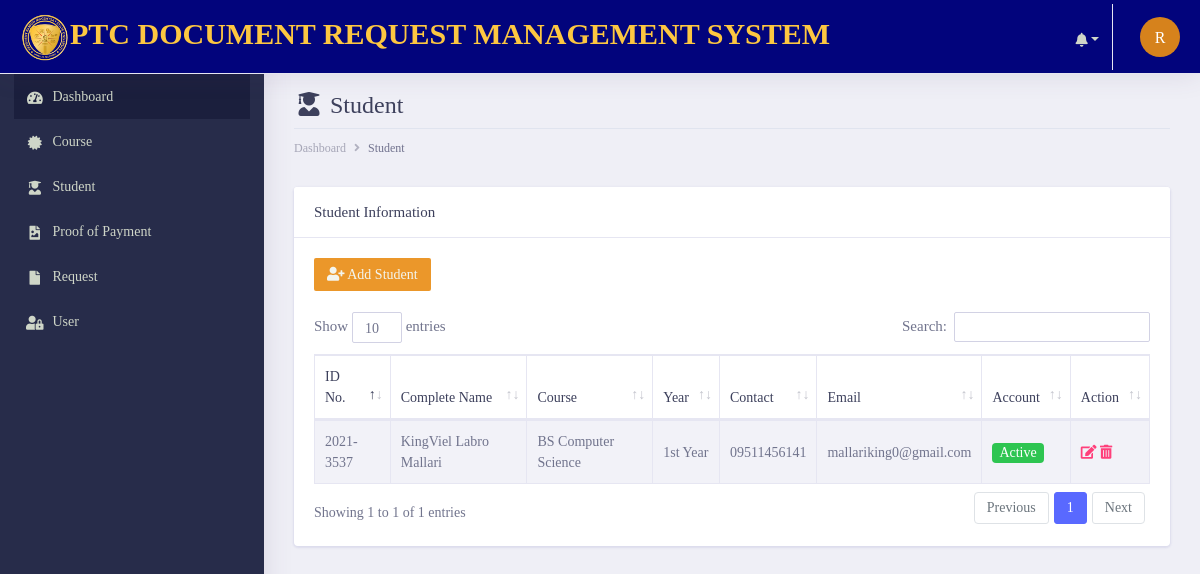
The app's page /dev-git/documents/student.php (signed in), older data.
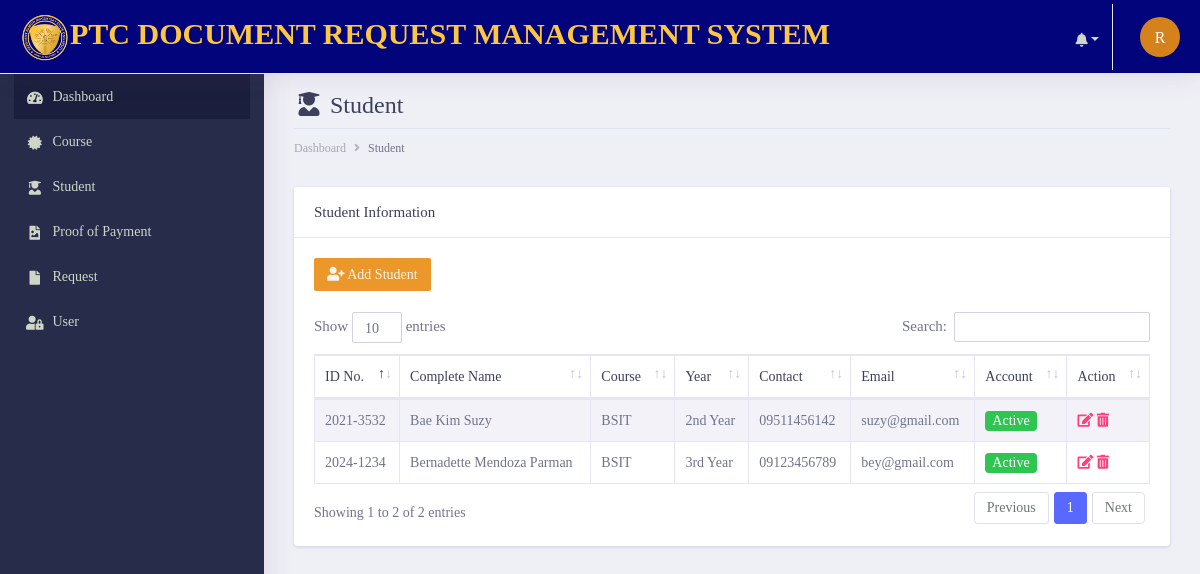
The same page, newer data.
### tables this page shows
CREATE TABLE `tbl_student` (
  `student_id` int(11) NOT NULL,
  `studentID_no` text NOT NULL,
  `first_name` varchar(255) NOT NULL,
  `middle_name` varchar(255) NOT NULL,
  `last_name` varchar(255) NOT NULL,
  `course` varchar(255) NOT NULL,
  `year_level` varchar(255) NOT NULL,
  `date_ofbirth` varchar(255) NOT NULL,
  `gender` varchar(255) NOT NULL,
  `complete_address` varchar(255) NOT NULL,
  `email_address` varchar(255) NOT NULL,
  `mobile_number` varchar(255) NOT NULL,
  `username` varchar(255) NOT NULL,
  `password` varchar(255) NOT NULL,
  `account_status` text NOT NULL,
  `date_created` date NOT NULL DEFAULT current_timestamp()
);

### dev-git/init/model/class_model.php (called while the page is built, shortened)
<?php
	class class_model{
		public $host = db_host;
		public $user = db_user;
		public $pass = db_pass;
		public $dbname = db_name;
		public $conn;
		private function connect(){
			$this->conn = new mysqli($this->host, $this->user, $this->pass, $this->dbname);
		}
	    public function fetchAll_student(){
            $sql = "SELECT * FROM  tbl_student";
				$stmt = $this->conn->prepare($sql);
				$stmt->execute();
				$result = $stmt->get_result();
		        $data = array();
		         while ($row = $result->fetch_assoc()) {
		                   $data[] = $row;
		            }
		         return $data;
		  }
	}
?>

### dev-git/documents/student.php (the view, shortened to what the changed rows need)
       <?php include('main_header/header.php');?>
        <div class="dashboard-wrapper">
            <div class="container-fluid  dashboard-content">
                <div class="row">
                    <div class="col-xl-12 col-lg-12 col-md-12 col-sm-12 col-12">
                        <div class="page-header">
                             <h2 class="pageheader-title"><i class="fa fa-fw fa-user-graduate"></i> Student </h2>
                        </div>
                    </div>
                </div>
                    <div class="row">
                        <div class="col-xl-12 col-lg-12 col-md-12 col-sm-12 col-12">
                            <div class="card">
                                <div class="card-body">
                                    <div class="table-responsive">
                                        <a href="add-student.php" class="btn btn-sm" style="background-color:rgb(235, 151, 42) !important;
                                        color: rgb(243, 245, 238) !important;"><i class="fa fa-fw fa-user-plus"></i> Add Student</a><br><br>
                                        <table class="table table-striped table-bordered first">
                                            <thead>
                                                <tr>
                                                    <th scope="col">ID No.</th>
                                                    <th scope="col">Complete Name</th>
                                                    <th scope="col">Course</th>
                                                    <th scope="col">Year</th>
                                                    <th scope="col">Contact</th>
                                                    <th scope="col">Email</th>
                                                    <th scope="col">Account</th>
                                                    <th scope="col">Action</th>
                                                </tr>
                                            </thead>
                                            <tbody>
                                             <?php
                                                $conn = new class_model();
                                                $student = $conn->fetchAll_student();
                                               ?>
                                               <?php foreach ($student as $row) { ?>
                                                <tr>
                                                    <td><?= $row['studentID_no']; ?></td>
                                                    <td><?= $row['first_name'] .' '. $row['middle_name'].' '.$row['last_name']; ?></td>
                                                    <td><?= $row['course']; ?></td>
                                                    <td><?= $row['year_level']; ?></td>
                                                    <td><?= $row['mobile_number']; ?></td>
                                                    <td><?= $row['email_address']; ?></td>
                                                    <td>
                                                     <?php
                                                      if($row['account_status'] === 'Active'){
                                                         echo '<span class="badge bg-success text-white">Active</span>';
                                                         }else if($row['account_status'] === 'Inactive'){
                                                         echo '<span class="badge bg-danger text-white">Inactive</span>';
                                                       }
                                                      ?>
                                                    </td>
                                                    <td class="align-right">
                                                        <a href="edit-student.php?student=<?= $row['student_id']; ?>&student-number=<?php echo $row['studentID_no']; ?>" class="text-secondary font-weight-bold text-xs" data-toggle="tooltip" data-original-title="Edit user">
                                                          <i class="fa fa-edit"></i>
                                                        </a>
                                                        <a href="javascript:;" data-id="<?= $row['student_id']; ?>" class="text-secondary font-weight-bold text-xs delete" data-toggle="tooltip" data-original-title="Edit user">
                                                          <i class="fa fa-trash-alt"></i>
                                                        </a>
                                                      </td>
                                                </tr>
                                            <?php }?>
                                        </table>
                                    </div>
                                </div>
                            </div>
                        </div>
                    </div>
            </div>
        </div>
    </div>
</body>
</html>

Row changes from the older to the newer data that the page shows:
removed tbl_student: studentID_no "2021-3537", first_name "KingViel", middle_name "Labro", last_name "Mallari", course "BS Computer Science", year_level "1st Year", mobile_number "09511456141", email_address "mallariking0@gmail.com", account_status "Active"
added tbl_student: studentID_no "2024-1234", first_name "Bernadette", middle_name "Mendoza", last_name "Parman", course "BSIT", year_level "3rd Year", mobile_number "09123456789", email_address "bey@gmail.com", account_status "Active"
added tbl_student: studentID_no "2021-3532", first_name "Bae", middle_name "Kim", last_name "Suzy", course "BSIT", year_level "2nd Year", mobile_number "09511456142", email_address "suzy@gmail.com", account_status "Active"
Text that changed along with them:
text written by a page script: "Show entries Search: Showing 1 to 1 of 1 entries Previous 1 Next" → "Show entries Search: Showing 1 to 2 of 2 entries Previous 1 Next"
